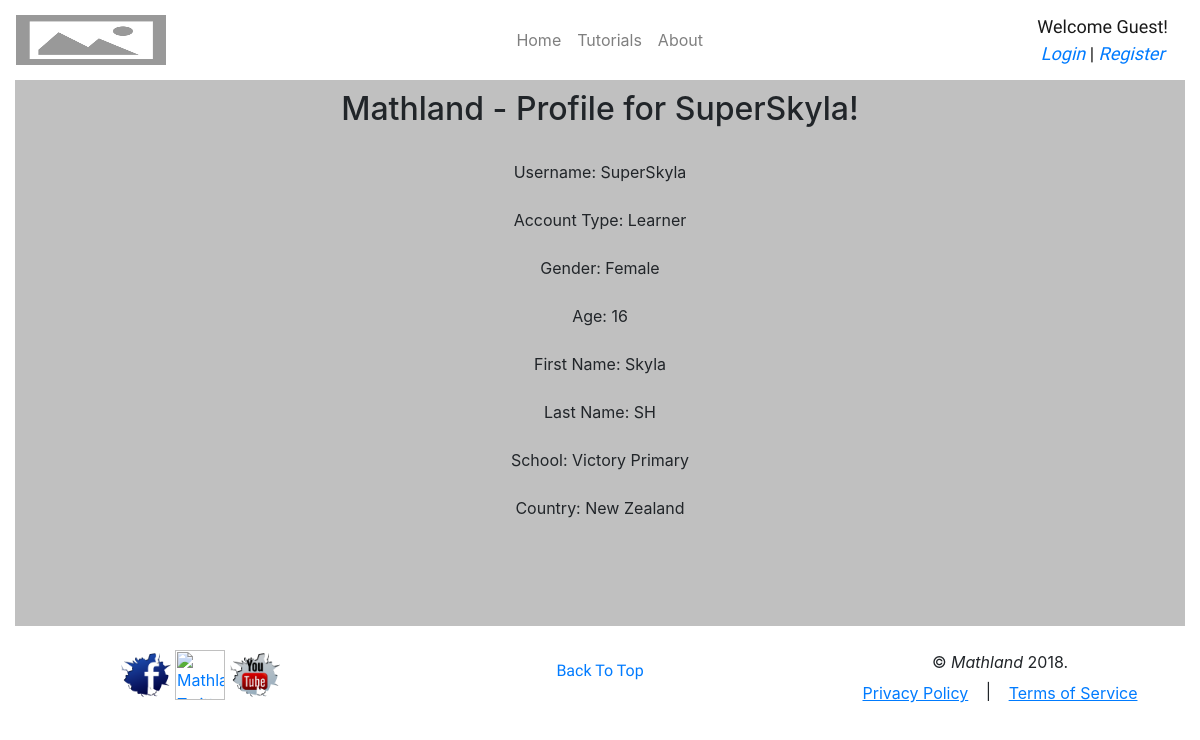
The page /mathland/index.php?ctr=LoginController&cmd=showProfile&name=SuperSkyla on the database its author committed.
### tables this page shows
CREATE TABLE tbl_account (
  acc_id        int(10) NOT NULL AUTO_INCREMENT, 
  acc_username  varchar(20) NOT NULL UNIQUE, 
  acc_pass      varchar(20) NOT NULL, 
  acc_type_id   int(10) NOT NULL, 
  acc_firstname varchar(40) NOT NULL, 
  acc_lastname  varchar(40) NOT NULL, 
  acc_email     varchar(50) NOT NULL, 
  acc_dob       date NOT NULL, 
  acc_gender    varchar(1) NOT NULL,
  acc_school    varchar(50) NOT NULL, 
  acc_country   varchar(40) NOT NULL,
  acc_timestamp timestamp DEFAULT CURRENT_TIMESTAMP,
  PRIMARY KEY (acc_id));

CREATE TABLE tbl_account_type (
  acctype_id   int(10) NOT NULL AUTO_INCREMENT, 
  acctype_name varchar(10) NOT NULL UNIQUE, 
  PRIMARY KEY (acctype_id));

### mathland/Controller/LoginController.php (called while the page is built, shortened)
<?php
    require_once("Model//ViewModel.php");
    require_once("Model//UserModel.php");
    class LoginController
    {
        function __construct(){
            $this->viewModel = new ViewModel($this);
            $this->userModel = new UserModel($this);
            if(isset($_REQUEST["cmd"]))
            switch($_REQUEST["cmd"]){
                case "showProfile":
                    if (isset($_REQUEST["name"]) && !empty($_REQUEST["name"]))
                    {
                        $who = $_REQUEST["name"];
                        if ($this->userModel->getprofile($who) == 1)
                        {
                            $this->viewModel->getView("ProfileView.php","Mathland - Profile for ".$who."!","",$who);
                        } else {
                            $this->viewModel->getView("ProfileView.php","","Error! Profile does not exist!","");
                        }
                    } else {
                        $this->userModel->logout();
                        $this->viewModel->getView("LoginView.php","","Something went wrong!","");
                    }
                    break;
            }
            require_once("View//".$this->viewModel->view);
        }
    }
    $LoginController = new LoginController();
?>

### mathland/Model/ViewModel.php (called while the page is built, shortened)
<?php
    require_once("Model//DBconnection.php");
    class ViewModel
    {
        function getView($prView, $prTitle, $prError, $prNavInfo)
        {
            $aDB = new DBConnection();
            $aDB->query($aDB->sql->get_view($prView));
            if ($aDB->num_rows() > 0)
            {
                if (! $prTitle == "")
                    $this->title = $prTitle;
            }
        }
    }
?>

### mathland/Model/UserModel.php (called while the page is built, shortened)
<?php
    require_once("Model//DBconnection.php");
    class UserModel
    {
        function getprofile($prName){
            $isFound = 0;
            $aDB = new DBConnection();
            $aDB->query($aDB->sql->get_acc_profile($prName));
            if ($aDB->num_rows() > 0)
            {
                $aRow = $aDB->next();
                $this->username = $aRow["acc_username"];
                $this->usertype = $aRow["acctype_name"];
                $this->firstname = $aRow["acc_firstname"];
                $this->lastname = $aRow["acc_lastname"];
                $this->dob = $aRow["acc_dob"];
                $this->gender = $this->getGender($aRow["acc_gender"]);
                $this->school = $aRow["acc_school"];
                $this->country = $aRow["acc_country"];
                $isFound = 1;
            }
            return $isFound;
        }
        function getAge($date) {
            return intval(substr(date('Ymd') - date('Ymd', strtotime($date)), 0, -4));
        }
        function getGender($prGender){
            if ($prGender == "M")
                return "Male";
            elseif ($prGender == "F")
                return "Female";
            else
                return "Other";
        }
    }
?>

### mathland/Model/DBconnection.php (called while the page is built, shortened)
<?php
    class DBconnection {
        private $rs;
        private $connectRs;
        private function connectDb($prDatabase,$prHost,$prUser,$prPass)
        {
            $this->connectRs = mysqli_connect($prHost,$prUser,$prPass);
        }
        public function query($pStrSQL)
        {
            $this->rs = -1;
            $this->rs = mysqli_query($this->connectRs,$pStrSQL);
        }
        public function next(){
            $aRow = mysqli_fetch_array($this->rs);
            return $aRow;
        }
    }
?>

### mathland/View/ProfileView.php (the view, shortened to what this page needs)
<html>
    <?php
        require_once("SubViews//HeadView.php")
    ?>
    <body>
        <div class="container-fluid">
            <?php
                require_once("SubViews//NavView.php")
            ?>
            <div class="myform" style="text-align:center;">
                <h1><?=$this->viewModel->title?></h1>
                <br>
                <?php
                    if(!empty($this->userModel->username))
                    {
                ?>
                Username: <?=$this->userModel->username?><br>
                <br>
                Account Type: <?=$this->userModel->usertype?><br>
                <br>
                Gender: <?=$this->userModel->gender?><br>
                <br>
                Age: <?=$this->userModel->getAge($this->userModel->dob)?><br>
                <br>
                    First Name: <?=$this->userModel->firstname?><br>
                    <input type="hidden" id="first" name="first" value="<?=$this->userModel->firstname?>" required><br>
                    Last Name: <?=$this->userModel->lastname?><br>
                    <input type="hidden" id="last" name="last" value="<?=$this->userModel->lastname?>" required><br>
                    School: <?=$this->userModel->school?><br>
                    <input type="hidden" id="school" name="school" value="<?=$this->userModel->school?>" required><br>
                    Country: <?=$this->userModel->country?><br>
                    <input type="hidden" id="country" name="country" value="<?=$this->userModel->country?>" required><br>
                    <br>
                <?php
                    }
                ?>
                <br>
                <br>
            </div>
            <?php
                require_once("SubViews//FooterView.php")
            ?>
        </div>
    </body>
</html>

### mathland/css/style.css (style rules this page uses)
.myform { padding:10px; border:0px black solid; background-color:silver; }

### mathland/css/breakpoint.css (style rules this page uses)
@media only screen and (min-width : 200px) { h1 { font-size:large } }
@media only screen and (min-width : 280px) { h1 { font-size:large } }
@media only screen and (min-width : 330px) { h1 { font-size:large } }
@media only screen and (min-width : 350px) { h1 { font-size:large } }
@media only screen and (min-width : 380px) { h1 { font-size:large } }
@media only screen and (min-width : 480px) { h1 { font-size:x-large } }
@media only screen and (min-width : 570px) { h1 { font-size:x-large } }
@media only screen and (min-width : 660px) { h1 { font-size:x-large } }
@media only screen and (min-width : 768px) { h1 { font-size:x-large } }
@media only screen and (min-width : 992px) { h1 { font-size:xx-large } }
@media only screen and (min-width : 1200px) { h1 { font-size:xx-large } }

### rows shown on the page
tbl_account: acc_username "SuperSkyla", acc_type.acctype_name "Learner", acc_gender "Female", acc_dob "16", acc_firstname "Skyla", acc_lastname "SH", acc_school "Victory Primary", acc_country "New Zealand"

### other values the page prints
$this->viewModel->title "Mathland - Profile for SuperSkyla!"
